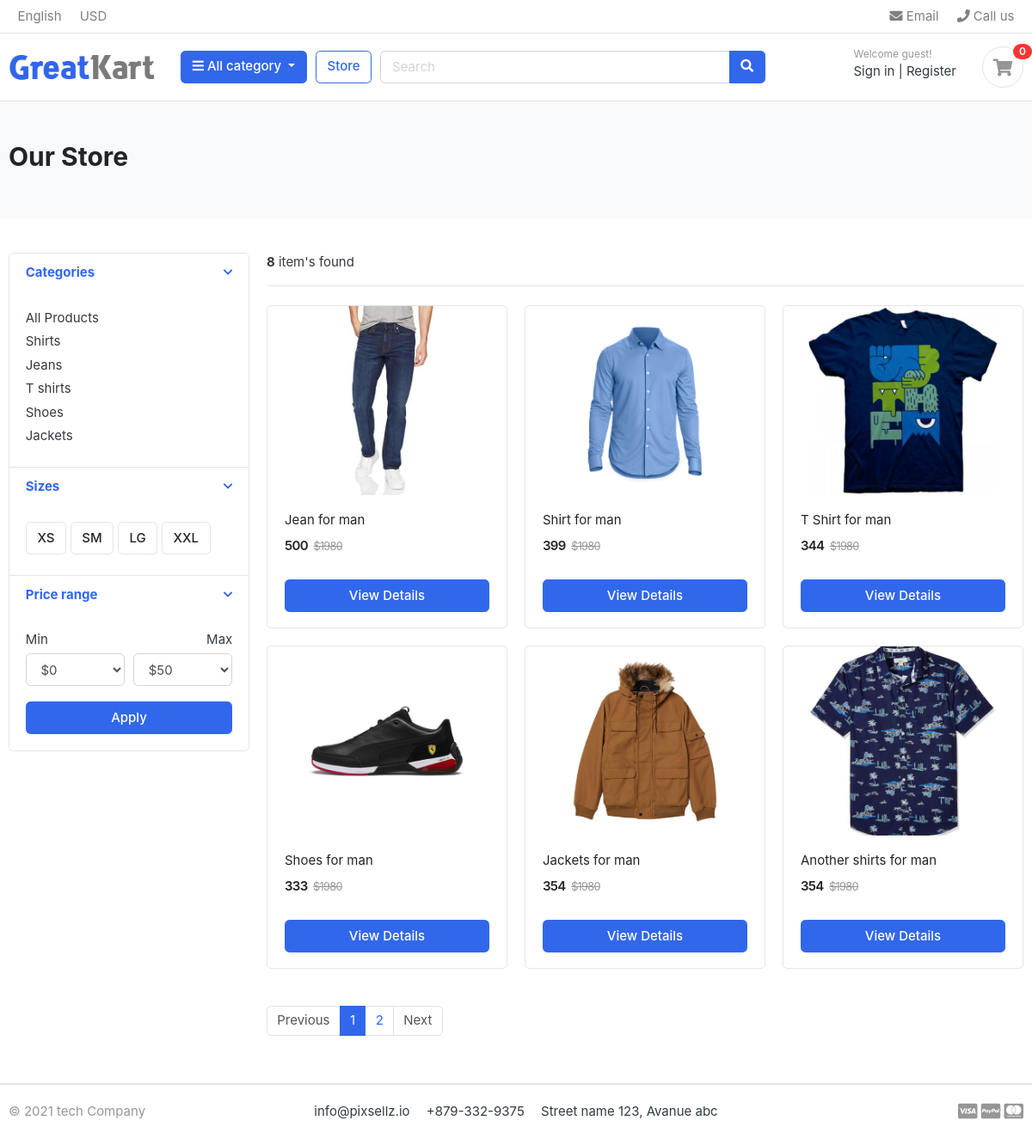
/store/, run on the app's committed database.
### category/models.py (models this page shows, shortened)
class Category(models.Model):
      category_name= models.CharField(max_length=50, unique=True)
      slug = models.SlugField(max_length=100, unique=True)
      description = models.TextField(max_length=255,blank=True)
      cat_image = models.ImageField(upload_to= 'photos/categories', blank=True)
      class Meta:
          verbose_name = 'category'
          verbose_name_plural = 'categories'
      def get_url(self):
          return reverse('products_by_category', args=[self.slug])

### store/models.py (models this page shows, shortened)
class Product(models.Model):
    product_name= models.CharField(max_length=200, unique= True)
    slug = models.CharField(max_length=200, unique=True)
    description= models.TextField(max_length=200, blank=True)
    price= models.IntegerField()
    images= models.ImageField(upload_to = 'photos/products')
    stock = models.IntegerField()
    is_avaiable= models.BooleanField(default=True)
    category= models.ForeignKey(Category, on_delete=models.CASCADE)
    created_date= models.DateTimeField(auto_now_add=True)
    modified_date = models.DateTimeField(auto_now=True)
    def get_url(self):
        return reverse('product_details', args=[self.category.slug, self.slug])

### store/views.py (the view)
# urls.py: path('store/', include('store.urls')),
def store(request, category_slug=None):
    categories = None
    products = None
    if category_slug != None:
        categories = get_object_or_404(Category, slug=category_slug)
        products = Product.objects.filter(category= categories, is_avaiable=True).order_by('id')
        paginator = Paginator(products, 1)
        page = request.GET.get('page')
        page_product = paginator.get_page(page)
        product_count = products.count()
    else:
        products = Product.objects.all().filter(is_avaiable=True)
        paginator = Paginator(products, 6)
        page = request.GET.get('page')
        page_product = paginator.get_page(page)
        product_count = products.count()
    context= {
        'products': page_product,
        'count': product_count,
    }
    return render(request,'store.html', context)

### cart/context_processors.py (called while the page is built)
def counter(request):
    cart_count = 0
    if 'admin' in request.path:
        return{}
    else:
        try:
            cart = Cart.objects.filter(cart_id= _cart_id(request))
            cart_items= CartItem.objects.all().filter(cart=cart[:1])
            for cart_item in cart_items:
                cart_count += cart_item.quantity
        except Cart.DoesNotExist:
            cart_count = 0
    return dict(cart_count=cart_count)

### cart/views.py (called while the page is built)
def _cart_id(request):
    cart = request.session.session_key
    if not cart:
        cart = request.session.create()
    return cart

### category/context_processors.py (called while the page is built)
def menu_link(requst):
    links= Category.objects.all()
    return dict(links=links)

### templates/store.html (shortened to what this page needs)
{% extends 'base.html' %}
{%  load static %}
{% block content %}
<section class="section-pagetop bg">
 <div class="container">
    {% if 'search' in request.path %}
        <h2 class="title-page">Search Products</h2>
    {% else %}
        <h2 class="title-page">Our Store</h2>
    {% endif %}
    </div>
    </section>
    <section class="section-content padding-y">
    <div class="container">
    <div class="row">
        <aside class="col-md-3">
    <div class="card">
        <article class="filter-group">
            <header class="card-header">
                <a href="#" data-toggle="collapse" data-target="#collapse_1" aria-expanded="true" class="">
                    <i class="icon-control fa fa-chevron-down"></i>
                    <h6 class="title">Categories</h6>
                </a>
            </header>
            <div class="filter-content collapse show" id="collapse_1" style="">
                <div class="card-body">
                    <ul class="list-menu">
                        <li><a href="{% url 'store' %}">All Products</a></li>
                        {% for data in links %}
                           <li><a href="{{ data.get_url }}">{{data.category_name}}  </a></li>
                        {% endfor %}
                    </ul>
                </div>
            </div>
        </article>
        <article class="filter-group">
            <header class="card-header">
                <a href="#" data-toggle="collapse" data-target="#collapse_4" aria-expanded="true" class="">
                    <i class="icon-control fa fa-chevron-down"></i>
                    <h6 class="title">Sizes </h6>
                </a>
            </header>
            <div class="filter-content collapse show" id="collapse_4" style="">
                <div class="card-body">
                  <label class="checkbox-btn">
                    <span class="btn btn-light"> XS </span>
                  </label>
                  <label class="checkbox-btn">
                    <span class="btn btn-light"> SM </span>
                  </label>
                  <label class="checkbox-btn">
                    <span class="btn btn-light"> LG </span>
                  </label>
                  <label class="checkbox-btn">
                    <span class="btn btn-light"> XXL </span>
                  </label>
            </div>
            </div>
        </article>
        <article class="filter-group">
            <header class="card-header">
                <a href="#" data-toggle="collapse" data-target="#collapse_3" aria-expanded="true" class="">
                    <i class="icon-control fa fa-chevron-down"></i>
                    <h6 class="title">Price range </h6>
                </a>
            </header>
            <div class="filter-content collapse show" id="collapse_3" style="">
                <div class="card-body">
                    <div class="form-row">
                    <div class="form-group col-md-6">
                      <label>Min</label>
                          <select class="mr-2 form-control">
                            <option value="0">$0</option>
                        </select>
                    </div>
                    <div class="form-group text-right col-md-6">
                      <label>Max</label>
                          <select class="mr-2 form-control">
                            <option value="50">$50</option>
                        </select>
                    </div>
                    </div>
                    <button class="btn btn-block btn-primary">Apply</button>
                </div>
            </div>
        </article>
    </div>
        </aside>
        <main class="col-md-9">
    <header class="border-bottom mb-4 pb-3">
            <div class="form-inline">
                <span class="mr-md-auto"><b>{{count}}</b> item's found </span>
            </div>
    </header>
    <div class="row">
        {% if products %}
        {% for data in products %}
        <div class="col-md-4">
            <figure class="card card-product-grid">
                <div class="img-wrap">
                 <a href="{{ data.get_url }}" > <img src="{{ data.images.url }}"></a>
                </div>
                <figcaption class="info-wrap">
                    <div class="fix-height">
                        <a href="{{ data.get_url }}" class="title">{{data.product_name}}</a>
                        <div class="price-wrap mt-2">
                            <span class="price">{{data.price}}</span>
                            <del class="price-old">$1980</del>
                        </div>
                    </div>
                    <a href="{{ data.get_url }}" class="btn btn-block btn-primary">View Details</a>
                </figcaption>
            </figure>
        </div>
        {% endfor %}
        {% else %}
          <div>
            <h2>No data is Available, Please try again</h2>
          </div>
        {% endif %}
    </div>
    <nav class="mt-4" aria-label="Page navigation sample">
      {% if products.has_other_pages  %}
       <ul class="pagination">
           {% if products.has_previous %}
                <li class="page-item "><a class="page-link" href="{{products.previous_page_number}}">Previous</a></li>
           {% else %}
                <li class="page-item disabled"><a class="page-link" href="#">Previous</a></li>
           {% endif %}
           {% for i in products.paginator.page_range %}
               {% if products.number == i %}
                    <li class="page-item active"><a class="page-link" href="#">{{i}}</a></li>
               {% else %}
                   <li class="page-item "><a class="page-link" href="?page={{i}}">{{i}}</a></li>
               {% endif %}
           {% endfor %}
           {% if page_obj.has_next %}
                <li class="page-item"><a class="page-link" href="{{products.next_page_number}}">Next</a></li>
           {% else %}
               <li class="page-item disabled"><a class="page-link" href="#">Next</a></li>
           {% endif %}
       </ul>
      {% endif %}
    </nav>
        </main>
    </div>
    </div>
    </section>
{% endblock  %}

### static/css/ui.css (style rules this page uses)
html { font-family: "Inter", sans-serif; font-size: 15px; }
.img-wrap { text-align: center; display: block; }
.img-wrap img { max-width: 100%; }
.price-wrap { letter-spacing: -0.7px; }
.padding-y { padding-top: 40px; padding-bottom: 40px; }
figure { margin-bottom: 0; }
article:after, .form-group:after { display: block; clear: both; content: ""; }
.bg { background-color: #f8f9fa; }
.title-page { color: #212529; }
.btn-light { background-color: #fff; border-color: #e4e4e4; }
[class*=list-] li:after { visibility: hidden; display: block; content: ""; overflow: hidden; height: 0; clear: both; }
.list-menu { list-style: none; margin: 0; padding-left: 0; }
.list-menu li { margin-bottom: 5px; }
.list-menu a { color: #343a40; }
[class*=card-product] a.title { color: #212529; display: block; }
[class*=card-product] .img-wrap { overflow: hidden; position: relative; }
[class*=card-product] .img-wrap img { height: 100%; max-width: 100%; width: auto; display: inline-block; -o-object-fit: cover; object-fit: cover; }
.card-product-grid { margin-bottom: 20px; }
.card-product-grid .img-wrap { border-radius: 0.2rem 0.2rem 0 0; height: 220px; }
.card-product-grid .info-wrap { overflow: hidden; padding: 18px 20px; }
.card-product-grid .fix-height { height: 80px; overflow: hidden; }
.card .img-wrap { overflow: hidden; }
.price { font-weight: 600; color: #212529; }
.price-old { color: #969696; margin-left: 3px; font-size: 85%; }
.icon-control { margin-top: 5px; float: right; font-size: 80%; }
.card-header .title { margin-bottom: 0; line-height: 1.5; }
.filter-group { border-bottom: 1px solid #e4e4e4; }
.filter-group .card-header { border-bottom: 0; }
.filter-group:last-child { border-bottom: 0; }
.checkbox-btn { position: relative; }
.section-pagetop { padding: 45px 0; }

### data on the page
Category: category_name "Shirts"
Category: category_name "Jeans"
Category: category_name "T shirts"
Category: category_name "Shoes"
Category: category_name "Jackets"
Product: images (picture), product_name "Jean for man", price "500"
Product: images (picture), product_name "Shirt for man", price "399"
Product: images (picture), product_name "T Shirt for man", price "344"
Product: images (picture), product_name "Shoes for man", price "333"
Product: images (picture), product_name "Jackets for man", price "354"
Product: images (picture), product_name "Another shirts for man", price "354"

### other printed values
{{ cart_count }} "0"
{{ count }} "8"
{{ i }} "1"
{{ i }} "2"
